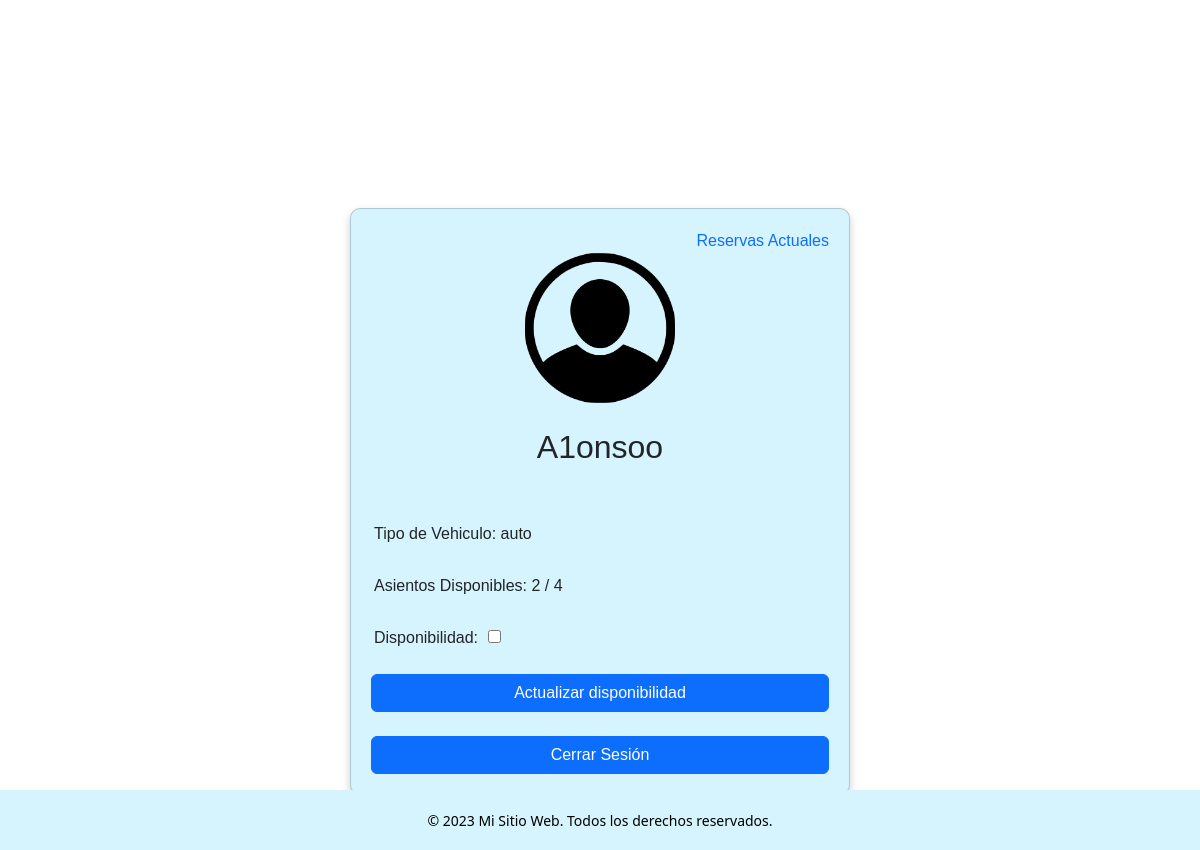
Page /perfilConductor (signed in) on the earlier database version.
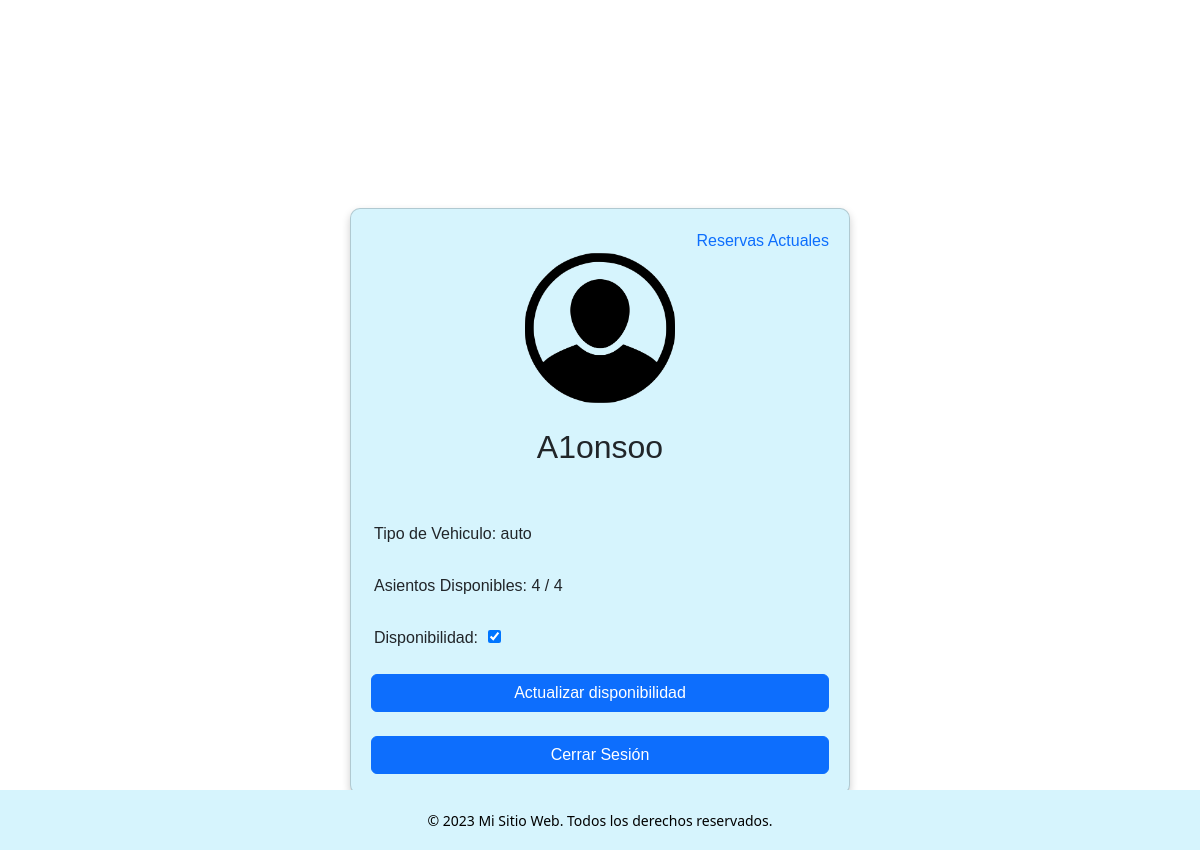
Same page on the later database version.
### app/models.py (models this page shows, shortened)
class Conductor(models.Model):
    licencia = models.CharField(max_length=9)
    patente = models.CharField(max_length=6, primary_key=True, verbose_name="Patente")
    asientos = models.IntegerField()
    asientosdisponibles= models.IntegerField()
    username = models.ForeignKey(User, on_delete=models.CASCADE)
    tipoauto = models.CharField(max_length=30, verbose_name="Tipo")
    Disponible = models.BooleanField()

### app/views.py (the view)
# urls.py: path('perfilConductor', views.perfilConductor, name='perfilConductor'),
@login_required(login_url='/accounts/login/')
def perfilConductor(request):
    datos={}
    datos['persona']=conductor=Conductor.objects.get(username=request.user)
    if request.method=='POST':
        if 'disponibilidad' in request.POST:
            conductor.Disponible=True
            conductor.save()
            datos['mensaje']="Disponibilidad cambiada correctamente"
            return render(request, 'perfilConductor.html', datos)
        else:
            conductor.Disponible=False
            conductor.save()
            datos['mensaje']="Disponibilidad cambiada correctamente"
            return render(request, 'perfilConductor.html', datos)
    else:
        return render(request, 'perfilConductor.html', datos)

### app/templates/perfilConductor.html (shortened to what this page needs)
<!DOCTYPE html>
<html lang="en">
<head>
    {% load static %}
    <link href="https://cdn.jsdelivr.net/npm/bootstrap@5.3.0/dist/css/bootstrap.min.css" rel="stylesheet">
    <link rel="stylesheet" href="{% static '../static/css/perfilConductor.css' %}">
</head>
<body>
    {% load static %}
    <nav class="titulo"><a href="{% url 'home' %}" style="color: white; text-decoration: none;" > Aerotransfer</a></nav>
    <div class="card">
        <a href="{% url 'ReservasActuales' %}" style="text-align: right; text-decoration: none;">Reservas Actuales</a>
        <img class="img" src="{% static 'img/usuario.png' %}" alt="Perfil de usuario">
        <h2 style="text-align: center;">{{user.username}} </h2>
        <br>
        <br>
        <label for="">Tipo de Vehiculo: {{persona.tipoauto}}</label>
        <br>
        <br>
        <label for="">Asientos Disponibles: {{persona.asientosdisponibles}} / {{persona.asientos}}</label>
        <br>
        <br>
        <form method="post" action="">
        <label for="disponibilidad">Disponibilidad:</label>
        {% if persona.Disponible is True %}
        <input type="checkbox" name="disponibilidad" id="disponibilidad_input" checked>
        {% else %}
        <input type="checkbox" name="disponibilidad" id="disponibilidad_input">
        {% endif %}
        <br>
        <br>
        <button type="submit" class="btn btn-primary" style="width: 100%;">Actualizar disponibilidad</button>
        </form>
        <br>
        <a href="{% url 'logout' %}" class="btn btn-primary">Cerrar Sesión </a>
      </div>
      <footer>
        <div class="footer-content">
            <p>© 2023 Mi Sitio Web. Todos los derechos reservados.</p>
        </div>
    </footer>
</body>
</html>

Differences in the rows shown:
changed Conductor "auto": asientosdisponibles "2" → "4"
Other differences:
form field disponibilidad: (not shown) → "☑"
form field disponibilidad: "☐" → (not shown)
